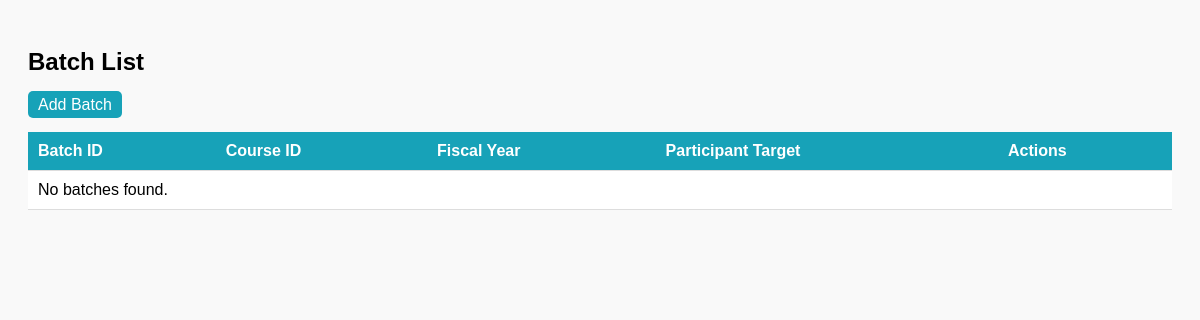
The page /batches/ on the database as committed earlier.
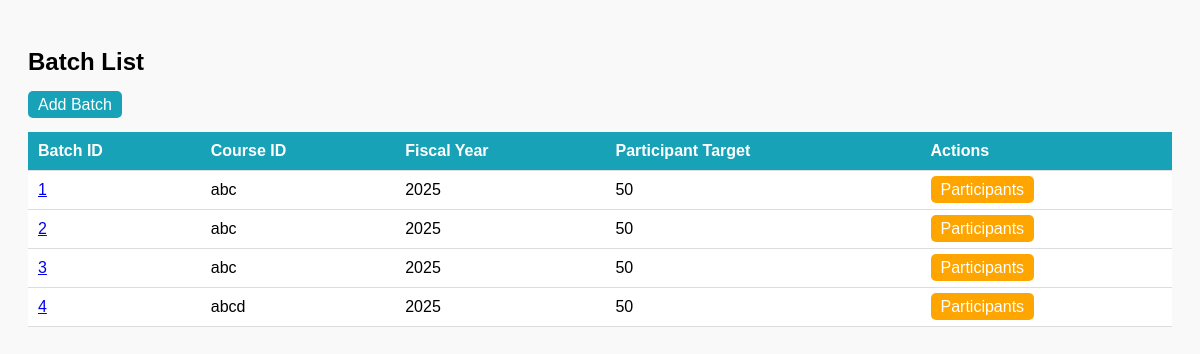
The same page on the database as committed later.
### batches/models.py (models this page shows, shortened)
class Batch(models.Model):
    id = models.AutoField(primary_key=True)
    Center_id = models.ForeignKey(Center, on_delete=models.CASCADE)
    Course_id = models.ForeignKey(Course, on_delete=models.CASCADE)
    Fiscal_year = models.CharField(max_length=10, default="N/A")  # <- default added
    Participant_target = models.IntegerField()
    Course_target = models.IntegerField()
    Proposed_start_date = models.DateField(null=True, blank=True)
    Proposed_end_date = models.DateField(null=True, blank=True)
    Actual_start_date = models.DateField(null=True, blank=True)
    Actual_end_date = models.DateField(null=True, blank=True)
    class Meta:
        db_table = "Batch_table"

### courses/models.py (models this page shows)
class Course(models.Model):
    id = models.AutoField(primary_key=True)
    Center_id = models.IntegerField()
    Course_name = models.CharField(max_length=255)
    Course_duration = models.CharField(max_length=255)
    Batch_number = models.IntegerField()
    class Meta:
        db_table = "Course_table"  # Explicitly link to your existing table
    def __str__(self):
        return self.Course_name

### batches/views.py (the view)
# urls.py: path('', views.BatchListView.as_view(), name='batch_list'),
class BatchListView(ListView):
    model = Batch
    template_name = "batches/batch_list.html"
    context_object_name = "batches"
    ordering = ["-Fiscal_year"]

### batches/templates/batches/batch_list.html (shortened to what this page needs)
<!DOCTYPE html>
<html>
<head>
</head>
<body>
    <h2>Batch List</h2>
    <a href="{% url 'batches:batch_add' %}" class="button">Add Batch</a>
    <br><br>
    <table>
        <tr>
            <th>Batch ID</th>
            <th>Course ID</th>
            <th>Fiscal Year</th>
            <th>Participant Target</th>
            <th>Actions</th>
        </tr>
        {% for batch in batches %}
        <tr>
            <td><a href="{% url 'batches:batch_detail' batch.pk %}">{{ batch.id }}</a></td>
            <td>{{ batch.Course_id }}</td>
            <td>{{ batch.Fiscal_year|date:"Y" }}</td>
            <td>{{ batch.Participant_target }}</td>
            <td>
                <a href="{% url 'batches:batch_participants' batch.pk %}" class="button" style="background: orange;">Participants</a>
            </td>
        </tr>
        {% empty %}
        <tr><td colspan="5">No batches found.</td></tr>
        {% endfor %}
    </table>
</body>
</html>

Rows that differ between the two databases and show on the page:
added Batch: id "1", Course_id "abc", Fiscal_year "2025", Participant_target "50"
added Batch: id "2", Course_id "abc", Fiscal_year "2025", Participant_target "50"
added Batch: id "3", Course_id "abc", Fiscal_year "2025", Participant_target "50"
added Batch: id "4", Course_id "abcd", Fiscal_year "2025", Participant_target "50"
Other text that changed with them:
text no longer shown: "No batches found."
